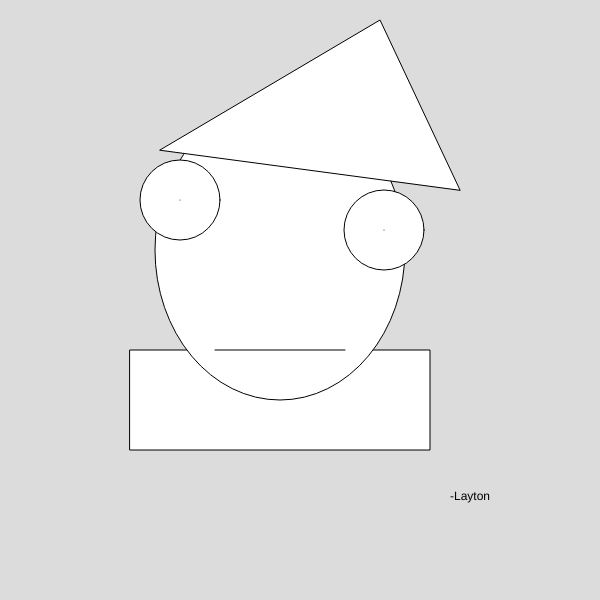
Frame 1 (no input)
Frame 60 (no input): identical to frame 1, image omitted
Frame 120 (the mouse pressed at the canvas centre since frame 60): identical to frame 1, image omitted

The p5.js sketch that drew this single still picture (run headless with seeded random() and noise() and a simulated clock; from frame 60 on, the mouse is pressed at the canvas centre):

// p5.js sketch
// ── sketch.js
function setup(){
    createCanvas(600,600);
}
function draw(){
    background(220);
    rect(130, 350, 300, 100)
    ellipse(280, 250, 250, 300);
    line(215, 350, 345, 350);
    circle(180, 200, 80);
    circle(384, 230, 80);
    point(384, 230, 180);
    point(180,200,);
    triangle(160, 150, 380, 20, 460, 190);
    text('-Layton', 450, 500);
}

// ── self portrait.html
<html>
    <title>Freakazoid</title>
    <head>
        <script src="https://cdnjs.cloudflare.com/ajax/libs/p5.js/1.1.9/p5.min.js"></script>
        <script src="sketch.js"></script>
    </head>
</html>
